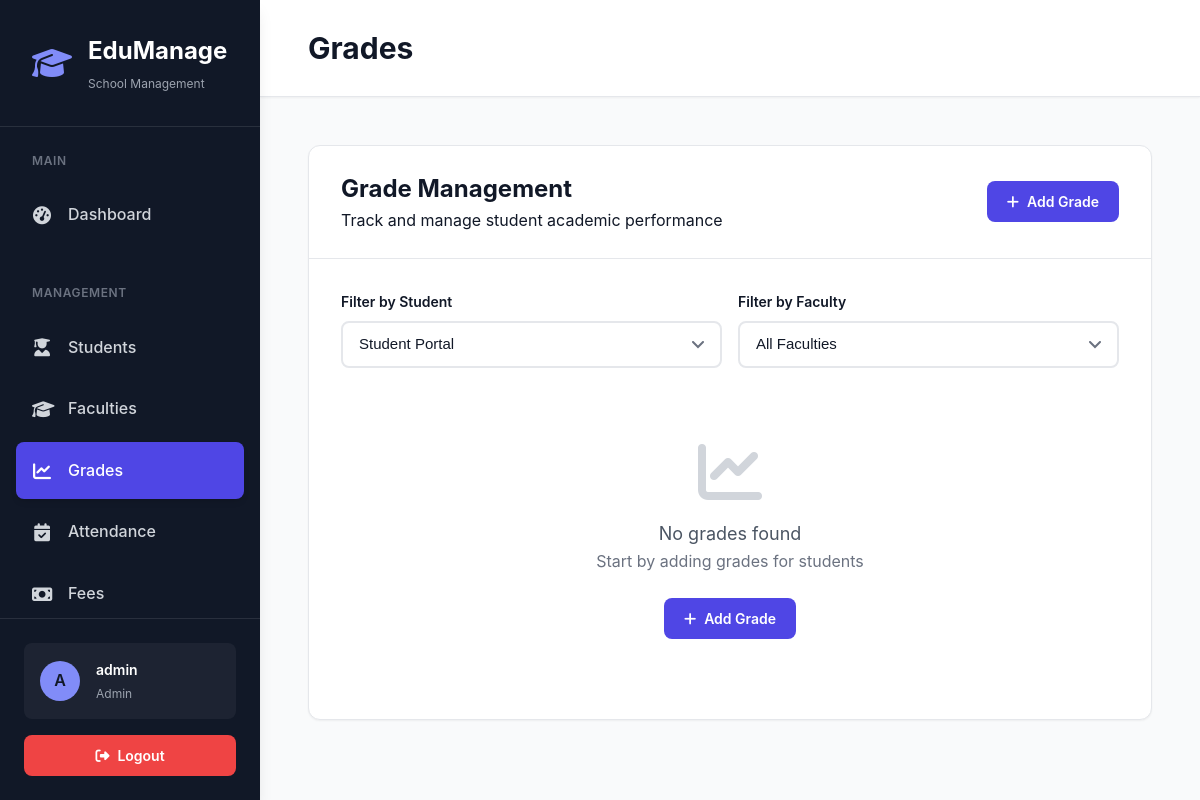
The page /grades?student_id=1 (signed in) on the database its author committed.
### models.py (models this page shows, shortened)
class User(UserMixin, db.Model):
    __tablename__ = 'user'
    id = db.Column(db.Integer, primary_key=True)
    username = db.Column(db.String(150), unique=True, nullable=False, index=True)
    email = db.Column(db.String(150), unique=True, nullable=False, index=True)
    password_hash = db.Column(db.String(255), nullable=False)
    role = db.Column(db.String(50), default='admin')  # admin, teacher, staff
    first_name = db.Column(db.String(50))
    last_name = db.Column(db.String(50))
    phone = db.Column(db.String(20))
    profile_image = db.Column(db.String(255))
    created_at = db.Column(db.DateTime, default=datetime.utcnow)
    updated_at = db.Column(db.DateTime, default=datetime.utcnow, onupdate=datetime.utcnow)
    last_login = db.Column(db.DateTime)
    is_active = db.Column(db.Boolean, default=True)
    events_created = db.relationship('Event', backref='creator', lazy=True)

### app.py (the view, shortened to what this page needs)
@app.route('/grades')
@login_required
@teacher_or_admin_required
def grades():
    student_filter = request.args.get('student_id', type=int)
    subject_filter = request.args.get('subject_id', type=int)
    query = Grade.query.join(Student).join(Subject)
    if student_filter:
        query = query.filter(Grade.student_id == student_filter)
    if subject_filter:
        query = query.filter(Grade.subject_id == subject_filter)
    grades = query.order_by(desc(Grade.date_recorded)).all()
    processed_grades = []
    students = Student.query.filter_by(status='active').all()
    subjects = Subject.query.filter_by(is_active=True).all()
    return render_template('grades/list.html',
                         processed_grades=processed_grades,
                         students=students,
                         subjects=subjects,
                         student_filter=student_filter,
                         subject_filter=subject_filter)

### app.py (called while the page is built, shortened)
@login_manager.user_loader
def load_user(user_id):
    return User.query.get(int(user_id))

def teacher_or_admin_required(f):
    @wraps(f)
    def decorated_function(*args, **kwargs):
        if not current_user.is_authenticated or current_user.role not in ['admin', 'teacher']:
            flash('Teacher or Administrator access required.', 'error')
            return redirect(url_for('dashboard'))
        return f(*args, **kwargs)
    return decorated_function

### models.py (called while the page is built)
    @property
    def full_name(self):
        return f"{self.first_name} {self.last_name}"

### templates/grades/list.html (shortened to what this page needs)
{% extends 'base.html' %}
{% block page_title %}Grades{% endblock %}
{% block content %}
<div class="content animate-fade-in-up">
    <div class="card">
        <div class="card-header">
            <div>
                <h2 class="card-title">Grade Management</h2>
                <p class="text-secondary">Track and manage student academic performance</p>
            </div>
            <div>
                <a href="{{ url_for('add_grade') }}" class="btn btn-primary">
                    <i class="fas fa-plus"></i> Add Grade
                </a>
            </div>
        </div>
        <div class="card-body">
            <div style="margin-bottom: 1.5rem;">
                <form method="GET" style="display: flex; gap: 1rem;">
                    <div class="form-group" style="margin: 0; flex: 1;">
                        <label class="form-label">Filter by Student</label>
                        <select name="student_id" class="form-control" onchange="this.form.submit()">
                            {% for student in students %}
                            <option value="{{ student.id }}" {% if student_filter == student.id %}selected{% endif %}>
                                {{ student.full_name }}
                            </option>
                            {% endfor %}
                        </select>
                    </div>
                    <div class="form-group" style="margin: 0; flex: 1;">
                        <label class="form-label">Filter by Faculty</label>
                        <select name="subject_id" class="form-control" onchange="this.form.submit()">
                            <option value="">All Faculties</option>
                        </select>
                    </div>
                </form>
            </div>
            {% if processed_grades %}
            <table class="table">
                <thead>
                    <tr>
                        <th>Student ID</th>
                        <th>Student Name</th>
                        <th>Faculty</th>
                        <th>Percentage</th>
                        <th>Grade</th>
                        <th>Remarks</th>
                        <th>Semester</th>
                    </tr>
                </thead>
                <tbody>
                    {% for grade in processed_grades %}
                    <tr>
                        <td><strong>{{ grade.student_id }}</strong></td>
                        <td>{{ grade.student_name }}</td>
                        <td>
                            <span class="badge badge-{% if grade.faculty == 'BSC-CSIT' %}primary{% else %}info{% endif %}">
                                {{ grade.faculty }}
                            </span>
                        </td>
                        <td>
                            <span class="percentage-value {% if grade.percentage >= 80 %}high{% elif grade.percentage >= 60 %}medium{% elif grade.percentage >= 40 %}low{% else %}fail{% endif %}">
                                {{ grade.percentage }}%
                            </span>
                        </td>
                        <td>
                            <span class="grade-badge grade-{{ grade.letter_grade }}">{{ grade.letter_grade }}</span>
                        </td>
                        <td>
                            <span class="remarks {% if grade.remarks == 'Pass' %}pass{% else %}fail{% endif %}">
                                {{ grade.remarks }}
                            </span>
                        </td>
                        <td>
                            <span class="semester-badge">{{ grade.semester }} Semester</span>
                        </td>
                    </tr>
                    {% endfor %}
                </tbody>
            </table>
            {% else %}
            <div style="text-align: center; padding: 3rem;">
                <i class="fas fa-chart-line" style="font-size: 4rem; color: var(--gray-300); margin-bottom: 1rem;"></i>
                <p style="color: var(--text-secondary); font-size: 1.125rem;">No grades found</p>
                <p style="color: var(--text-tertiary); margin-bottom: 1.5rem;">Start by adding grades for students</p>
                <a href="{{ url_for('add_grade') }}" class="btn btn-primary">
                    <i class="fas fa-plus"></i> Add Grade
                </a>
            </div>
            {% endif %}
        </div>
    </div>
</div>
{% endblock %}

### templates/base.html (shortened to what this page needs)
<!DOCTYPE html>
<html lang="en">
<head>
    <link rel="stylesheet" href="https://cdnjs.cloudflare.com/ajax/libs/font-awesome/6.4.0/css/all.min.css">
    <link rel="stylesheet" href="{{ url_for('static', filename='style_modern.css') }}">
</head>
<body>
    {% if current_user.is_authenticated %}
    <div class="app-container">
        <aside class="sidebar" id="sidebar">
            <div class="sidebar-header">
                <a href="{{ url_for('dashboard') }}" class="sidebar-logo">
                    <i class="fas fa-graduation-cap"></i>
                    <div class="sidebar-logo-text">
                        <h1>EduManage</h1>
                        <p>School Management</p>
                    </div>
                </a>
            </div>
            <nav class="sidebar-nav">
                {% if current_user.role == 'student' %}
                <div class="nav-section">
                    <div class="nav-section-title">Student Portal</div>
                    <a href="{{ url_for('student_dashboard') }}" class="nav-link {{ 'active' if request.endpoint == 'student_dashboard' }}">
                        <i class="fas fa-tachometer-alt"></i>
                        <span>Dashboard</span>
                    </a>
                    <a href="{{ url_for('student_profile') }}" class="nav-link {{ 'active' if request.endpoint and 'student_profile' in request.endpoint }}">
                        <i class="fas fa-user"></i>
                        <span>My Profile</span>
                    </a>
                    <a href="{{ url_for('student_my_grades') }}" class="nav-link {{ 'active' if request.endpoint and 'student_my_grades' in request.endpoint }}">
                        <i class="fas fa-star"></i>
                        <span>My Grades</span>
                    </a>
                    <a href="{{ url_for('student_my_attendance') }}" class="nav-link {{ 'active' if request.endpoint and 'student_my_attendance' in request.endpoint }}">
                        <i class="fas fa-calendar-check"></i>
                        <span>My Attendance</span>
                    </a>
                    <a href="{{ url_for('student_my_fees') }}" class="nav-link {{ 'active' if request.endpoint and 'student_my_fees' in request.endpoint }}">
                        <i class="fas fa-money-bill-wave"></i>
                        <span>My Fees</span>
                    </a>
                </div>
                {% else %}
                <div class="nav-section">
                    <div class="nav-section-title">Main</div>
                    <a href="{{ url_for('dashboard') }}" class="nav-link {{ 'active' if request.endpoint == 'dashboard' }}">
                        <i class="fas fa-tachometer-alt"></i>
                        <span>Dashboard</span>
                    </a>
                </div>
                <div class="nav-section">
                    <div class="nav-section-title">Management</div>
                    <a href="{{ url_for('students') }}" class="nav-link {{ 'active' if request.endpoint and 'students' in request.endpoint and 'student_' not in request.endpoint }}">
                        <i class="fas fa-user-graduate"></i>
                        <span>Students</span>
                    </a>
                    <a href="{{ url_for('subjects') }}" class="nav-link {{ 'active' if request.endpoint and 'subject' in request.endpoint }}">
                        <i class="fas fa-graduation-cap"></i>
                        <span>Faculties</span>
                    </a>
                    <a href="{{ url_for('grades') }}" class="nav-link {{ 'active' if request.endpoint and 'grades' == request.endpoint }}">
                        <i class="fas fa-chart-line"></i>
                        <span>Grades</span>
                    </a>
                    <a href="{{ url_for('attendance') }}" class="nav-link {{ 'active' if request.endpoint and 'attendance' == request.endpoint }}">
                        <i class="fas fa-calendar-check"></i>
                        <span>Attendance</span>
                    </a>
                    <a href="{{ url_for('fees') }}" class="nav-link {{ 'active' if request.endpoint and 'fees' in request.endpoint }}">
                        <i class="fas fa-money-bill"></i>
                        <span>Fees</span>
                    </a>
                </div>
                {% endif %}
            </nav>
            <div class="sidebar-footer">
                <div class="user-info">
                    <div class="user-avatar">
                        {% if current_user.role == 'student' %}
                            {{ current_user.username[0].upper() }}{{ current_user.username[1].upper() if current_user.username|length > 1 else '' }}
                        {% else %}
                            {{ current_user.username[0].upper() }}
                        {% endif %}
                    </div>
                    <div class="user-details">
                        <h4>{{ current_user.username }}</h4>
                        <p>{{ current_user.role.title() }}</p>
                    </div>
                </div>
                <a href="{{ url_for('logout') }}" class="btn btn-danger btn-block">
                    <i class="fas fa-sign-out-alt"></i>
                    <span>Logout</span>
                </a>
            </div>
        </aside>
        <main class="main-content">
            <div class="content-header">
                <div class="content-header-inner">
                    <div>
                        <h1 class="page-title">{% block page_title %}Dashboard{% endblock %}</h1>
                    </div>
                </div>
            </div>
            <div class="content-body">
                {% block content %}{% endblock %}
            </div>
        </main>
    </div>
    {% endif %}
</body>
</html>

### rows shown on the page
User: username "A", username "admin", role "Admin"

### other values the page prints
form field student_id "Student Portal"
